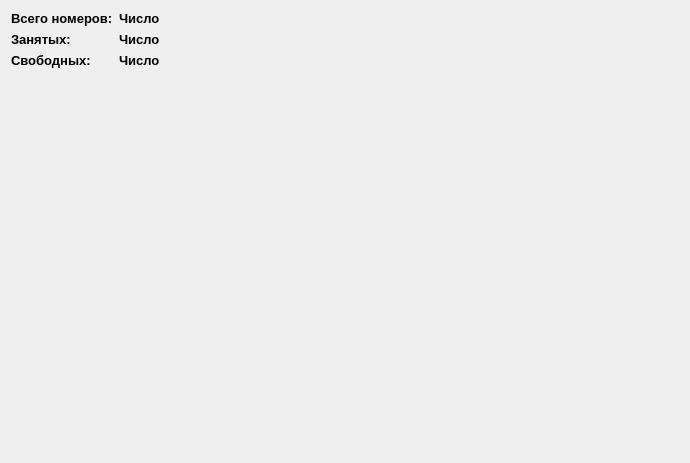
<?xml version="1.0" encoding="UTF-8"?>
<ui version="4.0">
 <class>MainWindow</class>
 <widget class="QWidget" name="MainWindow">
  <property name="geometry">
   <rect>
    <x>0</x>
    <y>0</y>
    <width>690</width>
    <height>463</height>
   </rect>
  </property>
  <property name="windowTitle">
   <string>Form</string>
  </property>
  <layout class="QVBoxLayout" name="verticalLayout" stretch="0,1">
   <item>
    <layout class="QFormLayout" name="formLayout">
     <property name="sizeConstraint">
      <enum>QLayout::SetDefaultConstraint</enum>
     </property>
     <property name="fieldGrowthPolicy">
      <enum>QFormLayout::AllNonFixedFieldsGrow</enum>
     </property>
     <property name="rowWrapPolicy">
      <enum>QFormLayout::DontWrapRows</enum>
     </property>
     <item row="0" column="0">
      <widget class="QLabel" name="label">
       <property name="font">
        <font>
         <pointsize>10</pointsize>
         <weight>75</weight>
         <bold>true</bold>
        </font>
       </property>
       <property name="text">
        <string>Всего номеров:</string>
       </property>
      </widget>
     </item>
     <item row="0" column="1">
      <widget class="QLabel" name="label_2">
       <property name="font">
        <font>
         <pointsize>10</pointsize>
         <weight>75</weight>
         <bold>true</bold>
        </font>
       </property>
       <property name="text">
        <string>Число</string>
       </property>
      </widget>
     </item>
     <item row="1" column="0">
      <widget class="QLabel" name="label_4">
       <property name="font">
        <font>
         <pointsize>10</pointsize>
         <weight>75</weight>
         <bold>true</bold>
        </font>
       </property>
       <property name="text">
        <string>Занятых:</string>
       </property>
      </widget>
     </item>
     <item row="1" column="1">
      <widget class="QLabel" name="label_3">
       <property name="font">
        <font>
         <pointsize>10</pointsize>
         <weight>75</weight>
         <bold>true</bold>
        </font>
       </property>
       <property name="text">
        <string>Число</string>
       </property>
      </widget>
     </item>
     <item row="2" column="1">
      <widget class="QLabel" name="label_5">
       <property name="font">
        <font>
         <pointsize>10</pointsize>
         <weight>75</weight>
         <bold>true</bold>
        </font>
       </property>
       <property name="text">
        <string>Число</string>
       </property>
      </widget>
     </item>
     <item row="2" column="0">
      <widget class="QLabel" name="label_6">
       <property name="font">
        <font>
         <pointsize>10</pointsize>
         <weight>75</weight>
         <bold>true</bold>
        </font>
       </property>
       <property name="text">
        <string>Свободных:</string>
       </property>
      </widget>
     </item>
    </layout>
   </item>
   <item>
    <widget class="QScrollArea" name="scrollArea">
     <property name="frameShape">
      <enum>QFrame::NoFrame</enum>
     </property>
     <property name="widgetResizable">
      <bool>true</bool>
     </property>
     <widget class="QWidget" name="scrollAreaWidgetContents">
      <property name="geometry">
       <rect>
        <x>0</x>
        <y>0</y>
        <width>672</width>
        <height>371</height>
       </rect>
      </property>
      <layout class="QVBoxLayout" name="verticalLayout_2" stretch="0,0">
       <property name="spacing">
        <number>0</number>
       </property>
       <property name="leftMargin">
        <number>0</number>
       </property>
       <property name="topMargin">
        <number>0</number>
       </property>
       <property name="rightMargin">
        <number>0</number>
       </property>
       <property name="bottomMargin">
        <number>0</number>
       </property>
       <item>
        <widget class="QWidget" name="widget" native="true">
         <property name="sizePolicy">
          <sizepolicy hsizetype="Preferred" vsizetype="Maximum">
           <horstretch>0</horstretch>
           <verstretch>0</verstretch>
          </sizepolicy>
         </property>
         <layout class="QVBoxLayout" name="verticalLayout_3">
          <property name="spacing">
           <number>0</number>
          </property>
          <property name="leftMargin">
           <number>0</number>
          </property>
          <property name="topMargin">
           <number>0</number>
          </property>
          <property name="rightMargin">
           <number>0</number>
          </property>
          <property name="bottomMargin">
           <number>0</number>
          </property>
         </layout>
        </widget>
       </item>
       <item>
        <spacer name="verticalSpacer">
         <property name="orientation">
          <enum>Qt::Vertical</enum>
         </property>
         <property name="sizeHint" stdset="0">
          <size>
           <width>20</width>
           <height>40</height>
          </size>
         </property>
        </spacer>
       </item>
      </layout>
     </widget>
    </widget>
   </item>
  </layout>
 </widget>
 <resources/>
 <connections/>
</ui>
